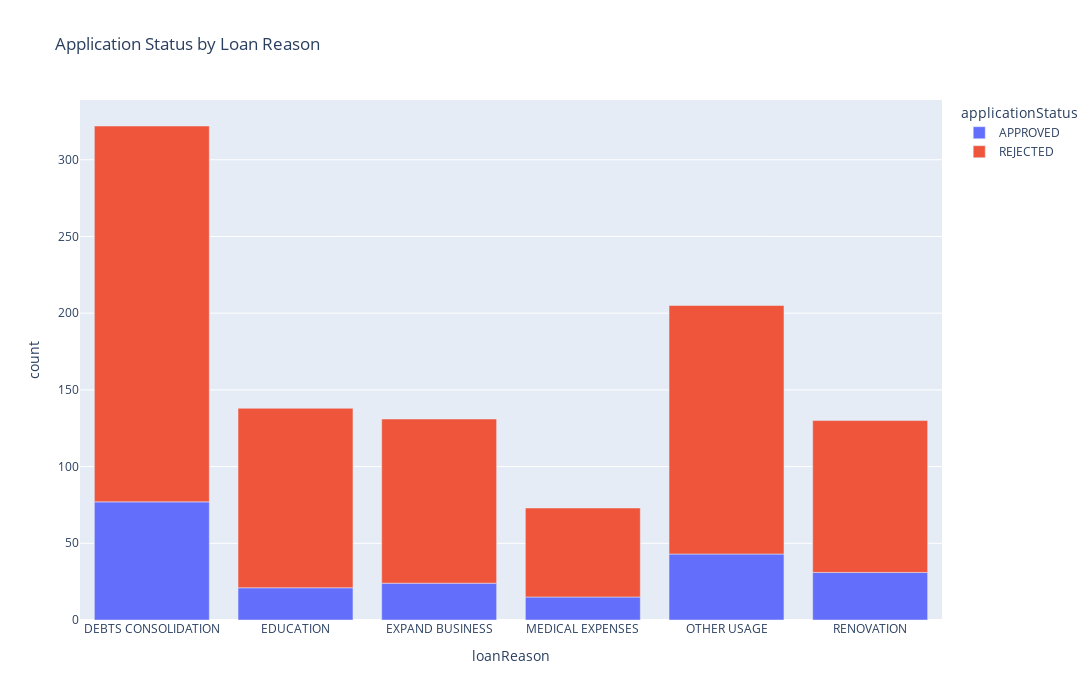

Notebook code cell kept with this figure:
### Code cell
# loanReason will be processed through one hot encoding because of its categorical nature and small number of unique values
# It is likely that loanReason has a significant impact on applicationStatus.
# One hot encoding for loanReason will be applied using sklearn in the pipeline
agg_data = data_p2.groupby(['loanReason', 'applicationStatus']).size().reset_index(name='count')

fig = px.bar(agg_data, x='loanReason', y='count', color='applicationStatus', 
             width=1200, height=700, title='Application Status by Loan Reason')
fig.show()

### Figure 1 — Plotly figure (JSON) as saved in the notebook; plotly's stock layout.template omitted (floating-point values rounded to 4 significant figures)
{"data": [{"alignmentgroup": "True", "hovertemplate": "applicationStatus=APPROVED<br>loanReason=%{x}<br>count=%{y}<extra></extra>", "legendgroup": "APPROVED", "marker": {"color": "#636efa", "pattern": {"shape": ""}}, "name": "APPROVED", "offsetgroup": "APPROVED", "orientation": "v", "showlegend": true, "textposition": "auto", "type": "bar", "x": ["DEBTS CONSOLIDATION", "EDUCATION", "EXPAND BUSINESS", "MEDICAL EXPENSES", "OTHER USAGE", "RENOVATION"], "xaxis": "x", "y": [77, 21, 24, 15, 43, 31], "yaxis": "y"}, {"alignmentgroup": "True", "hovertemplate": "applicationStatus=REJECTED<br>loanReason=%{x}<br>count=%{y}<extra></extra>", "legendgroup": "REJECTED", "marker": {"color": "#EF553B", "pattern": {"shape": ""}}, "name": "REJECTED", "offsetgroup": "REJECTED", "orientation": "v", "showlegend": true, "textposition": "auto", "type": "bar", "x": ["DEBTS CONSOLIDATION", "EDUCATION", "EXPAND BUSINESS", "MEDICAL EXPENSES", "OTHER USAGE", "RENOVATION"], "xaxis": "x", "y": [245, 117, 107, 58, 162, 99], "yaxis": "y"}], "layout": {"barmode": "relative", "height": 700, "legend": {"title": {"text": "applicationStatus"}, "tracegroupgap": 0}, "title": {"text": "Application Status by Loan Reason"}, "width": 1200, "xaxis": {"anchor": "y", "domain": [0, 1], "title": {"text": "loanReason"}}, "yaxis": {"anchor": "x", "domain": [0, 1], "title": {"text": "count"}}}}
